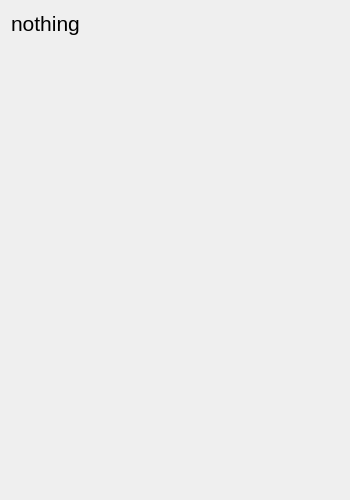
<?xml version="1.0" encoding="UTF-8"?>
<ui version="4.0">
 <class>SequenceOfOperations</class>
 <widget class="QDialog" name="SequenceOfOperations">
  <property name="geometry">
   <rect>
    <x>0</x>
    <y>0</y>
    <width>350</width>
    <height>500</height>
   </rect>
  </property>
  <property name="windowTitle">
   <string>Dialog</string>
  </property>
  <property name="windowIcon">
   <iconset resource="Resource.qrc">
    <normaloff>:/pictures/pics/logo.jfif</normaloff>:/pictures/pics/logo.jfif</iconset>
  </property>
  <layout class="QVBoxLayout" name="verticalLayout">
   <item alignment="Qt::AlignTop">
    <widget class="QLabel" name="label">
     <property name="font">
      <font>
       <family>Segoe UI</family>
       <pointsize>16</pointsize>
      </font>
     </property>
     <property name="text">
      <string>nothing</string>
     </property>
    </widget>
   </item>
  </layout>
 </widget>
 <resources>
  <include location="Resource.qrc"/>
 </resources>
 <connections/>
</ui>
